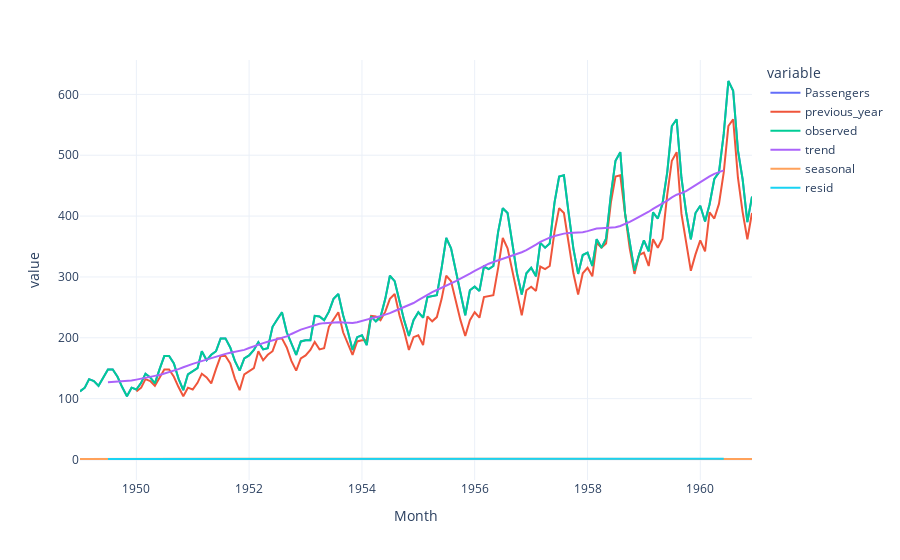

Notebook code cell kept with this figure:
### Code cell
px.line(df_pax, template = 'plotly_white')

### Figure 1 — Plotly figure (JSON) as saved in the notebook; plotly's stock layout.template omitted (floating-point values rounded to 4 significant figures; data arrays with more than 128 entries replaced by an {"elided": "..."} marker saying what was removed)
{"data": [{"hovertemplate": "variable=Passengers<br>Month=%{x}<br>value=%{y}<extra></extra>", "legendgroup": "Passengers", "line": {"color": "#636efa", "dash": "solid"}, "marker": {"symbol": "circle"}, "mode": "lines", "name": "Passengers", "orientation": "v", "showlegend": true, "type": "scatter", "x": {"elided": "144 str values"}, "xaxis": "x", "y": {"elided": "144 int values"}, "yaxis": "y"}, {"hovertemplate": "variable=previous_year<br>Month=%{x}<br>value=%{y}<extra></extra>", "legendgroup": "previous_year", "line": {"color": "#EF553B", "dash": "solid"}, "marker": {"symbol": "circle"}, "mode": "lines", "name": "previous_year", "orientation": "v", "showlegend": true, "type": "scatter", "x": {"elided": "144 str values"}, "xaxis": "x", "y": {"elided": "144 int values"}, "yaxis": "y"}, {"hovertemplate": "variable=observed<br>Month=%{x}<br>value=%{y}<extra></extra>", "legendgroup": "observed", "line": {"color": "#00cc96", "dash": "solid"}, "marker": {"symbol": "circle"}, "mode": "lines", "name": "observed", "orientation": "v", "showlegend": true, "type": "scatter", "x": {"elided": "144 str values"}, "xaxis": "x", "y": {"elided": "144 int values"}, "yaxis": "y"}, {"hovertemplate": "variable=trend<br>Month=%{x}<br>value=%{y}<extra></extra>", "legendgroup": "trend", "line": {"color": "#ab63fa", "dash": "solid"}, "marker": {"symbol": "circle"}, "mode": "lines", "name": "trend", "orientation": "v", "showlegend": true, "type": "scatter", "x": {"elided": "144 str values"}, "xaxis": "x", "y": {"elided": "144 float values"}, "yaxis": "y"}, {"hovertemplate": "variable=seasonal<br>Month=%{x}<br>value=%{y}<extra></extra>", "legendgroup": "seasonal", "line": {"color": "#FFA15A", "dash": "solid"}, "marker": {"symbol": "circle"}, "mode": "lines", "name": "seasonal", "orientation": "v", "showlegend": true, "type": "scatter", "x": {"elided": "144 str values"}, "xaxis": "x", "y": {"elided": "144 float values"}, "yaxis": "y"}, {"hovertemplate": "variable=resid<br>Month=%{x}<br>value=%{y}<extra></extra>", "legendgroup": "resid", "line": {"color": "#19d3f3", "dash": "solid"}, "marker": {"symbol": "circle"}, "mode": "lines", "name": "resid", "orientation": "v", "showlegend": true, "type": "scatter", "x": {"elided": "144 str values"}, "xaxis": "x", "y": {"elided": "144 float values"}, "yaxis": "y"}], "layout": {"legend": {"title": {"text": "variable"}, "tracegroupgap": 0}, "margin": {"t": 60}, "xaxis": {"anchor": "y", "domain": [0, 1], "title": {"text": "Month"}}, "yaxis": {"anchor": "x", "domain": [0, 1], "title": {"text": "value"}}}}
